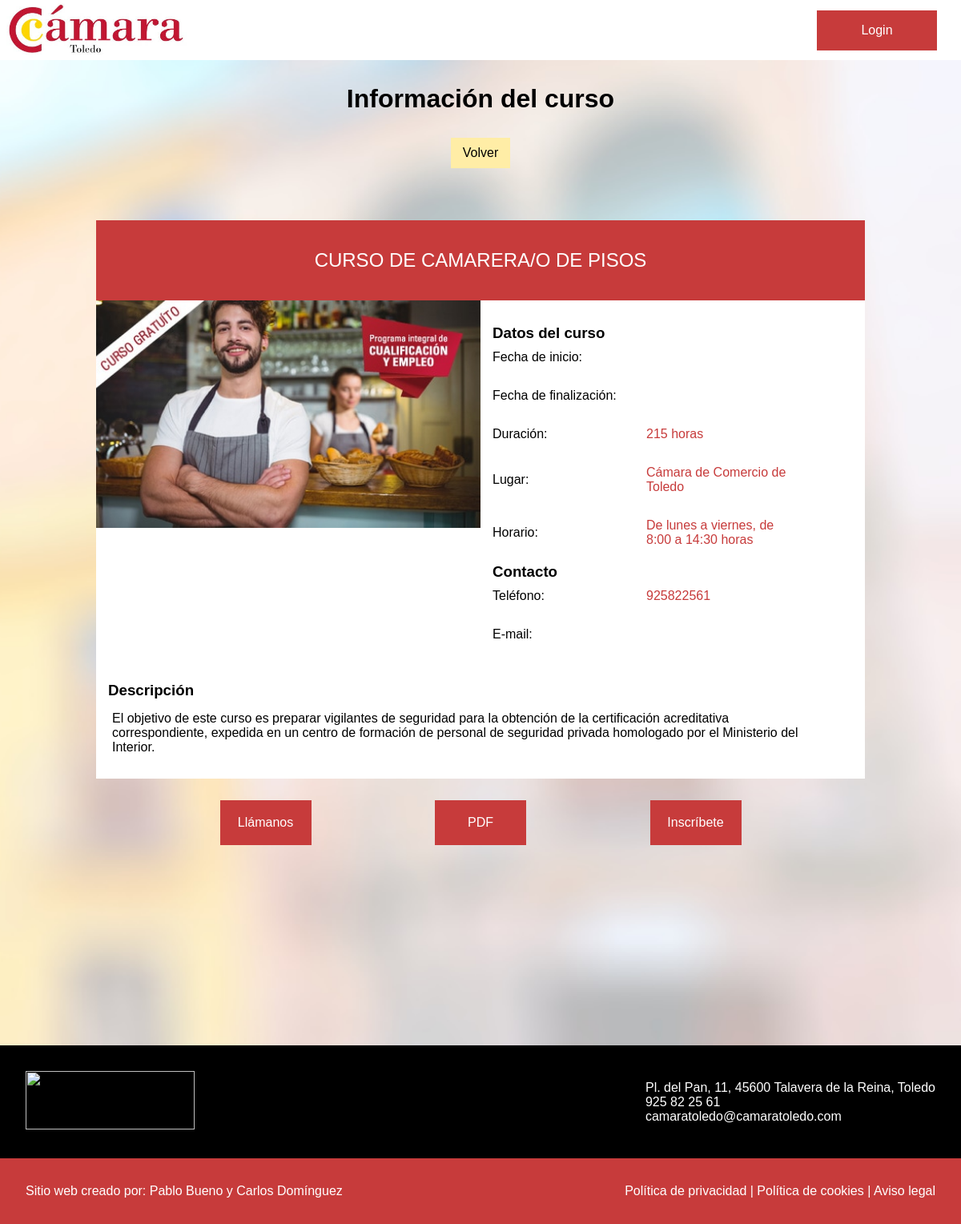
The page /courses/info/2 on the database its author committed.
### tables this page shows
CREATE TABLE `courses` (
  `id` int(10) UNSIGNED NOT NULL,
  `name` varchar(255) NOT NULL,
  `start_date` date DEFAULT NULL,
  `end_date` date DEFAULT NULL,
  `duration` int(4) DEFAULT NULL,
  `place` varchar(255) DEFAULT NULL,
  `schedule` varchar(255) DEFAULT NULL,
  `contact_email` varchar(255) DEFAULT NULL,
  `contact_telephone` varchar(255) DEFAULT NULL,
  `description` text DEFAULT NULL,
  `web_link` varchar(255) DEFAULT NULL,
  `pdf_link` varchar(255) DEFAULT NULL,
  `image_link` varchar(255) DEFAULT NULL,
  `status` varchar(20) DEFAULT NULL
);

### libs/View.php (called while the page is built, shortened)
<?php
class View {
    function render($page) {
        require Config::PATH_BASE . "/views/" . $page . "_view.php";
    }
}

### controllers/CoursesController.php (called while the page is built, shortened)
<?php
class CoursesController {
    function __construct() {
        $this->model = new CoursesModel();
    }
    function info(int $id) {
        $view = new View();
        $course = $this->model->getCourse($id);
        $view->course = $course;
        $view->urlReturn = Config::URL_BASE;
        $view->urlCourseInfo = Config::URL_BASE . "courses/info/" . $id;
        $view->render('info');
    }
}

### libs/Autoload.php (called while the page is built, shortened)
<?php
class Autoload {
    public static function init() {
        spl_autoload_register(function ($nombre_clase) {
            $files = [
                "controller" => './controllers/' . $nombre_clase . '.php',
                "libs" => './libs/' . $nombre_clase . '.php',
                "models" => './models/' . $nombre_clase . '.php',
                "router" => './router/' . $nombre_clase . '.php',
                "entities" => './entities/' . $nombre_clase . '.php'
            ];
            foreach ($files as $file) {
                if (file_exists($file)) {
                    $existe = true;
                }
            }
        });
    }
}

### models/CoursesModel.php (called while the page is built, shortened)
<?php
class CoursesModel {
    function __construct() {
        $this->cnx = new MySqlDB;
    }
    function getCourse($id) {
        $sql = "SELECT * FROM courses WHERE id=?";
        $prod = $this->cnx->query($sql, [$id]);
        return !empty($prod) ? new Course($prod[0]) : null;
    }
}

### libs/MySqlDB.php (called while the page is built, shortened)
<?php
class MySqlDB {
    function __construct() {
        try {
            $conexion = new PDO(self::DNS, self::USUARIO, self::PASS);
            $conexion->setAttribute(PDO::ATTR_ERRMODE, PDO::ERRMODE_EXCEPTION);
            $this->db = $conexion;
        } catch (PDOException $e) {
            throw new MySqlDBException($e->getMessage());
        }
    }
    function __destruct() {
        $this->db = null;
    }
    function query(string $sql, array $params = []) {
        $ok = false;
        try {
            $pre = $this->db->prepare($sql);
            $ok = $pre->execute($params);
            return $pre->fetchAll(PDO::FETCH_ASSOC);
        } catch (PDOException $e) {
            throw new MySqlDBException($e->getMessage());
        } catch (Exception $e) {
            throw new MySqlDBException($e->getMessage());
        }
        return $ok;
    }
}

### entities/Course.php (called while the page is built, shortened)
<?php
class Course {
	protected $name;
	protected $duration;
	protected $place;
	protected $schedule;
	protected $contact_telephone;
	protected $description;
	protected $image_link;
	function __construct(array $data) {
		$this->name = $data["name"];
		if (isset($data["duration"]))
			$this->duration = $data["duration"];
		if (isset($data["place"]))
			$this->place = $data["place"];
		if (isset($data["schedule"]))
			$this->schedule = $data["schedule"];
		if (isset($data["contact_telephone"]))
			$this->contact_telephone = $data["contact_telephone"];
		if (isset($data["description"]))
			$this->description = $data["description"];
		if (isset($data["image_link"]))
			$this->image_link = $data["image_link"];
	}
	public function getName(){
		return $this->name;
	}
	public function getDuration(){
		return $this->duration;
	}
	public function getPlace(){
		return $this->place;
	}
	public function getSchedule(){
		return $this->schedule;
	}
	public function getContact_telephone(){
		return $this->contact_telephone;
	}
	public function getDescription(){
		return $this->description;
	}
	public function getImage_link(){
		return $this->image_link;
	}
}

### views/course_info.php (the view, shortened to what this page needs)
<div class="infoCurso">
    <div class="nombre"><?= $this->course->getName() ?? '' ?></div>
    <div class="infoPrincipal">
        <div class="imagen"><img src="<?=Config::PATH_IMG.$this->course->getImage_link()?>" alt=""></div>
        <div class="infoBasica">
            <h3>Datos del curso</h3>
            <p class="datoIzq"><div class="dato"> Fecha de inicio:</p> <p class="datoDer"><?= $this->course->getStart_date() ?? '' ?></p></div>
            <p class="datoIzq"><div class="dato"> Fecha de finalización:</p> <p class="datoDer"><?= $this->course->getEnd_date() ?? '' ?></p></div>
            <p class="datoIzq"><div class="dato"> Duración:</p> <p class="datoDer"><?= $this->course->getDuration() ?? '' ?> horas</p></div>
            <p class="datoIzq"><div class="dato"> Lugar:</p> <p class="datoDer"><?= $this->course->getPlace() ?? '' ?> </p></div>
            <p class="datoIzq"><div class="dato"> Horario:</p> <p class="datoDer"><?= $this->course->getSchedule() ?? '' ?> </p></div>
            <h3>Contacto</h3>
            <p class="datoIzq"><div class="dato"> Teléfono:</p> <p class="datoDer"><?= $this->course->getContact_telephone() ?? '' ?> </p></div>
            <p class="datoIzq"><div class="dato"> E-mail:</p> <p class="datoDer"><?= $this->course->getContact_email() ?? '' ?> </p></div>
    <div class="description">
        <h3>Descripción</h3>
        <div><p><?= $this->course->getDescription() ?? ''?></p></div>
    </div>

### content/styles/style.css (style rules this page uses)
* { margin: 0px; padding: 0px; font-family: Helvetica, sans-serif; }
.dato { width: 60%; }
.infoCurso { width: 80%; background-color:rgb(255, 255, 255); margin-top: 50px; margin-bottom: 30px; }
.infoCurso .nombre { width: 100%; height: 100px; display: flex; justify-content: center; align-items: center; font-size: 1.5em; background-color: rgba(199, 59, 59); color: white; text-align: center; }
.infoPrincipal { width: 100%; display: flex; }
.infoCurso .imagen { width: 50%; height: 100%; }
.infoCurso .imagen img { width: 100%; }
.infoCurso .infoBasica { width: 40%; display: flex; align-items: flex-start; flex-direction: column; margin-left: 15px; margin-top: 30px; }
.infoCurso .dato { margin-top: 10px; margin-bottom: 20px; width: 100%; display: flex; justify-content: space-between; align-items: center; }
.infoCurso .dato .datoDer { width: 50%; color: rgba(199, 59, 59); }
.infoCurso .description { width: 90%; display: flex; align-items: flex-start; flex-direction: column; margin-left: 15px; margin-top: 30px; margin-bottom: 30px; }
.infoCurso .description p { margin-top: 15px; margin-left: 5px; }

### rows shown on the page
courses: name "CURSO DE CAMARERA/O DE PISOS", image_link (picture), duration "215", place "Cámara de Comercio de Toledo", schedule "De lunes a viernes, de 8:00 a 14:30 horas", contact_telephone "925822561", description "El objetivo de este curso es preparar vigilantes de seguridad para la obtención de la certificación acreditativa correspondiente, expedida en un centro de formación de personal de seguridad privada homologado por el Ministerio del Interior."
